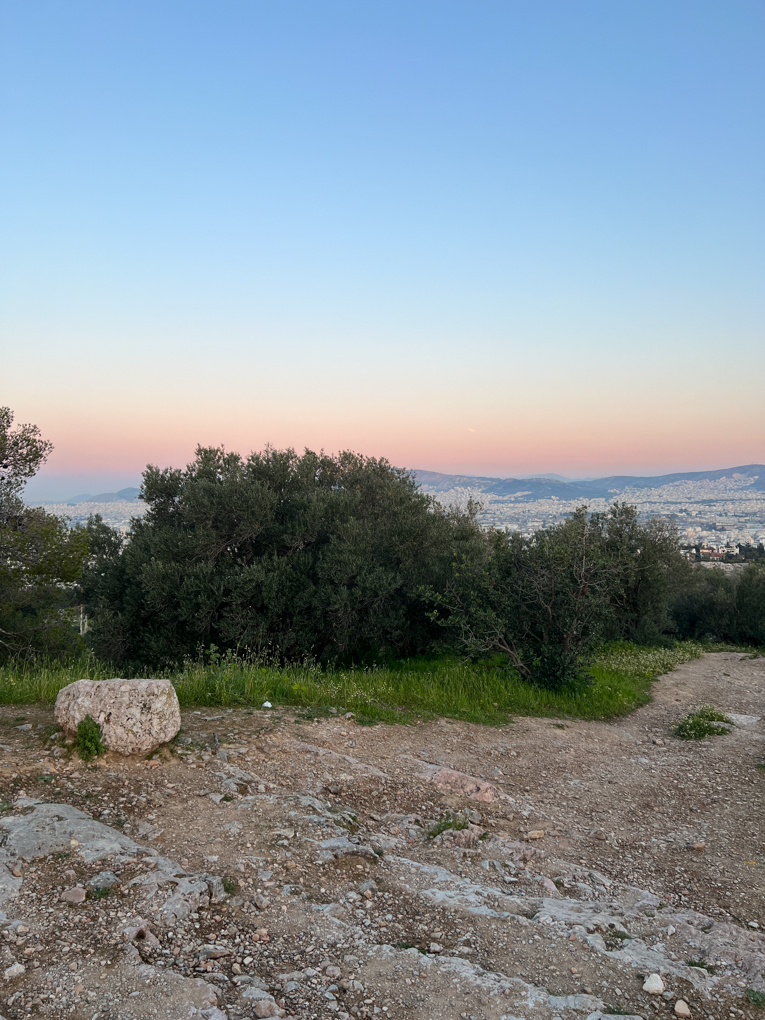
#> input picture 3/img/pano_3/1.jpg, 765 x 1020 px; its folder holds only this picture in this run
$ jupyter execute --allow-errors main.ipynb
#> lines starting #> are read from the running program, lines starting #| are printed output that depends on the picture
[cell 1]
from PIL import Image
from scipy import ndimage

import matplotlib.pyplot as plt
import numpy as np
import os
import json
import cv2

# Project 3a

[cell 2]
def read_image(path):
#> called with path = '../../img/pano_3/1.jpg'
    img = Image.open(path)
#> img is the input picture: PIL image 765x1020 RGB; mean R, G, B 132.7, 143.8, 149.8
    out = np.asarray(img, dtype=np.float64)
    out = out / out.max()
#> call 3 of read_image, with path = '../../img/stadium.jpg'
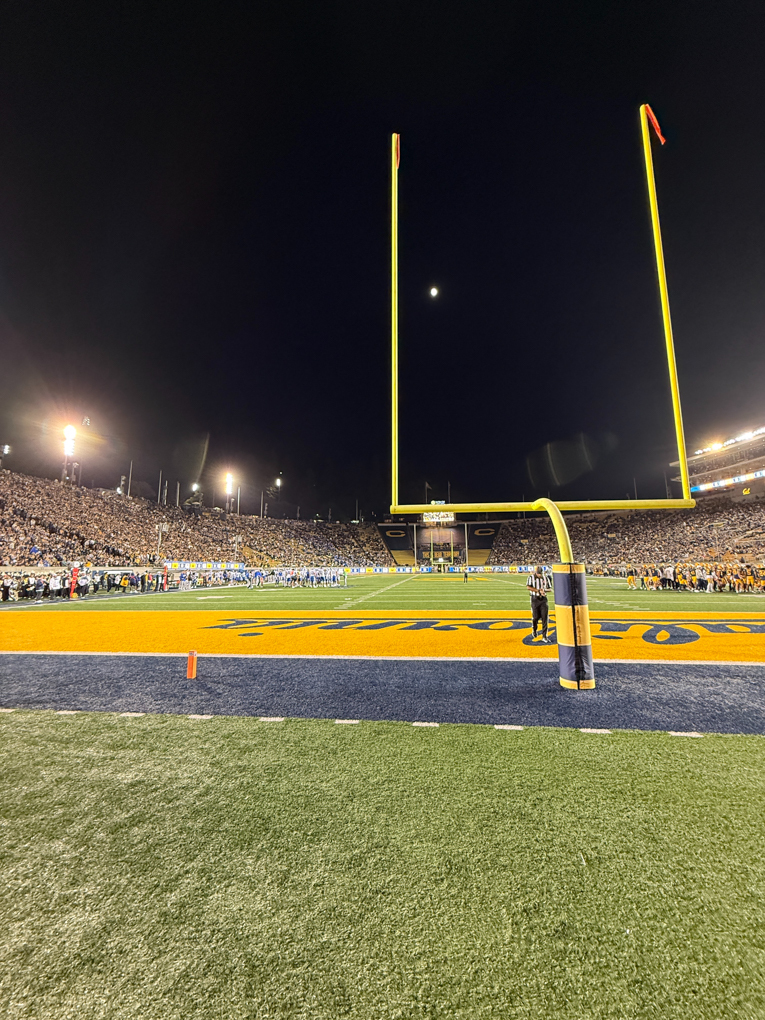
#> input picture 3/img/stadium.jpg, 765 x 1020 px
#> in read_image, img is the input picture: PIL image 765x1020 RGB; mean R, G, B 89.7, 85.3, 60.7
#> call 4 of read_image, with path = '../../img/building.jpg'
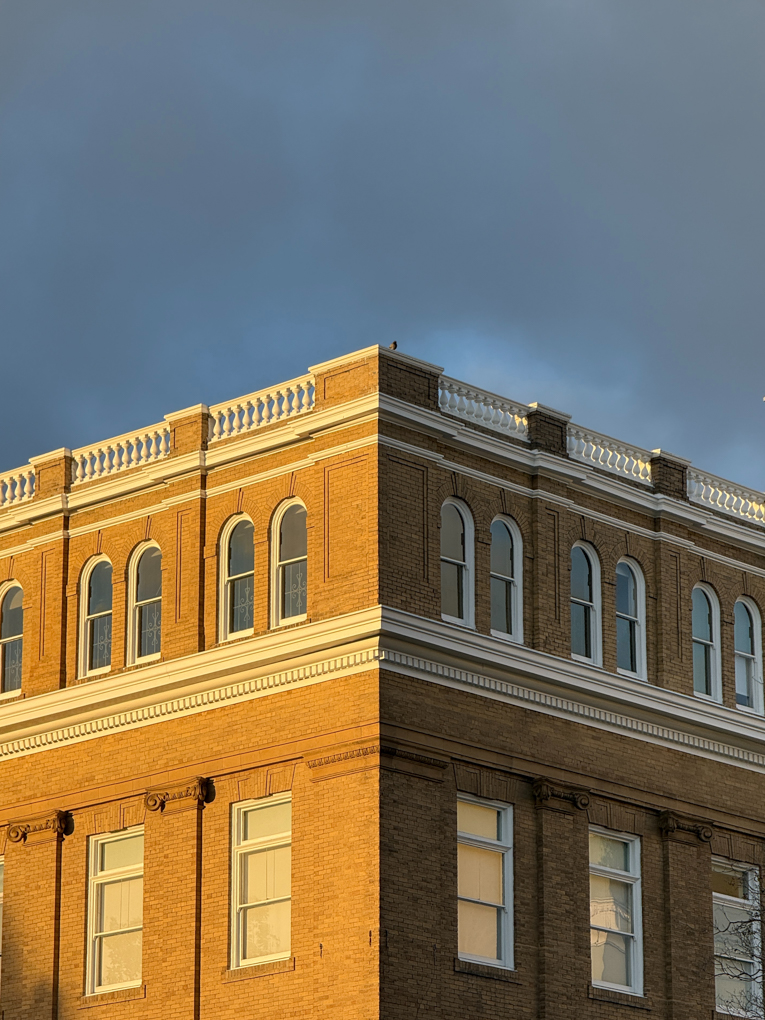
#> input picture 3/img/building.jpg, 765 x 1020 px
#> in read_image, img is the input picture: PIL image 765x1020 RGB; mean R, G, B 125, 115, 96.3
    return out

## Part 1: Shoot the Pictures

[cell 3]
set1 = "../../img/pano_3"
set2 = "../../img/pano_4"

[cell 4]
fig, axes = plt.subplots(1, 5, figsize=(16, 4))

for i, f in enumerate(os.listdir(set1)):
    axes[i].imshow(read_image(os.path.join(set1, f)))
    axes[i].axis("off")

plt.tight_layout()
plt.show()

[cell 5]
fig, axes = plt.subplots(2, 7, figsize=(16, 4))

#> (the rest of this cell did not finish here and is left out)

## Part 2: Recover Homographies

[cell 6]
def computeH(p1, p2):
    im1_pts = np.asarray(p1, dtype=np.float64)
    im2_pts = np.asarray(p2, dtype=np.float64)
    N = im1_pts.shape[0]

    # Aw = b
    A = np.zeros((2 * N, 8), dtype=np.float64)
    b = np.zeros((2 * N,), dtype=np.float64)

    for i, ((x, y), (xp, yp)) in enumerate(zip(im1_pts, im2_pts)):
        # xp = h11*x + h12*y + h13 - h31*x*xp - h32*y*xp - 1*xp
        # yp = h21*x + h22*y + h23 - h31*x*yp - h32*y*yp - 1*yp

        A[2*i, 0:3] = [x, y, 1]
        A[2*i, 6:8] = [-x * xp, -y * xp]
        b[2*i] = xp

        A[2*i+1, 3:6] = [x, y, 1]
        A[2*i+1, 6:8] = [-x * yp, -y * yp]
        b[2*i+1] = yp

    w, *_ = np.linalg.lstsq(A, b)
    H = np.reshape(np.append(w, 1), (3, 3))

    return H

#> (a cell that did not finish here is left out)

## Part 3: Warp the Images

[cell 8]
def interpolate(method, img, pts):
    x, y = pts.transpose(-1, *range(pts.ndim - 1))
    h, w = img.shape[:2]
    C = 1 if img.ndim == 2 else img.shape[2]

    if method in (0, "nn"):
        xr, yr = np.rint(x).astype(int), np.rint(y).astype(int)

        mask = (xr >= 0) & (xr < h) & (yr >= 0) & (yr < w)

        out = np.zeros((x.size, C), dtype=float)
        out[mask] = (img if C > 1 else img[..., None])[xr[mask], yr[mask]]

        return out
        # return img[xr, yr]

    elif method in (1, "bil"):
        # x_floor, x_ceil, y_floor, y_ceil
        xf, yf = np.floor(x).astype(int), np.floor(y).astype(int)
        xc, yc = xf + 1, yf + 1

        mask = (xf >= 0) & (xc < h) & (yf >= 0) & (yc < w)

        t, r, b, l = x-xf, yc-y, xc-x, y-yf # top, right, bottom, left distances
        tr, tl, bl, br = l*b, b*r, r*t, t*l # top right, top left, bottom left, bottom right weights

        out = np.zeros((x.size, C), dtype=float)
        out[mask] = (
            img[xf[mask], yf[mask]] * tl[mask][..., None] +
            img[xf[mask], yc[mask]] * tr[mask][..., None] +
            img[xc[mask], yf[mask]] * bl[mask][..., None] +
            img[xc[mask], yc[mask]] * br[mask][..., None]
        )

        return out
        # return (img[xf, yf] * tl[..., None] + img[xf, yc] * tr[..., None] + img[xc, yf] * bl[..., None] + img[xc, yc] * br[..., None])

def warp(method, img, H):
#> called with method = 1, H = array of shape (3, 3)
    h, w = img.shape[:2]
#> h = 1020; w = 765
    C = 1 if img.ndim == 2 else img.shape[2]
#> C = 3

    corners = np.array([[0, 0, h, h],
                        [0, w, w, 0],
                        [1, 1, 1, 1]], dtype=float)
    warped = H @ corners
    warped = (warped[:2] / warped[2]).T

    xy_min, xy_max = np.min(warped, axis=0), np.max(warped, axis=0)
#> xy_min = [-180.5, -217.9]; xy_max = [981.9, 847.1]

    # make output grid
    offset = np.floor(xy_min).astype(int)
#> offset = [-181, -218]
    out_hw = (np.floor(xy_max).astype(int) - offset + 1)
#> out_hw = [1163, 1066]
    out_h, out_w = int(out_hw[0]), int(out_hw[1])
#> out_h = 1163; out_w = 1066

    rr, cc = np.mgrid[0:out_h, 0:out_w]
    rr_abs, cc_abs = rr + offset[0], cc + offset[1]

    # inverse warping
    H_inv = np.linalg.inv(H)
    target = np.vstack([rr_abs.ravel(), cc_abs.ravel(), np.ones(rr_abs.size, dtype=float)])
    source = H_inv @ target
    source = (source[:2] / source[2]).T

    # interpolate
    out = np.zeros((out_h, out_w, C), dtype=float)
    interpolated = interpolate(method, img if C > 1 else img[..., None], source)
    out.reshape(-1, C)[:] = interpolated

    if img.ndim == 2:
        out = out[..., 0]

    return np.clip(out, 0, 1), offset

#> (a cell that did not finish here is left out)

[cell 10]
# rectification

img_stadium = read_image("../../img/stadium.jpg")
img_building = read_image("../../img/building.jpg")

# calculated in photoshop
coords_stadium = np.array([[109, 642], [136, 394], [510, 395], [505, 688]])
coords_building = np.array([[790, 291], [803, 232], [969, 230], [957, 291]])

target_stadium = np.array([[109, 693], [109, 394], [535, 394], [535, 693]])
target_building = np.array([[797, 291], [797, 231], [963, 231], [963, 291]])

H_stadium = computeH(coords_stadium, target_stadium)
H_building = computeH(coords_building, target_building)

[cell 11]
def plot_cycle(ax, points: np.ndarray, **kwargs):
    cycled_points = np.vstack([points, points[:1]])
    ax.plot(*cycled_points.T, **kwargs)

[cell 12]
fig, axs = plt.subplots(1, 2)
axs[0].axis("off")
axs[0].imshow(img_stadium)
plot_cycle(axs[0], coords_stadium[:, ::-1], linewidth=1, marker='.', color='white')

rectified_im0, offset_im0 = warp(1, img_stadium, H_stadium)
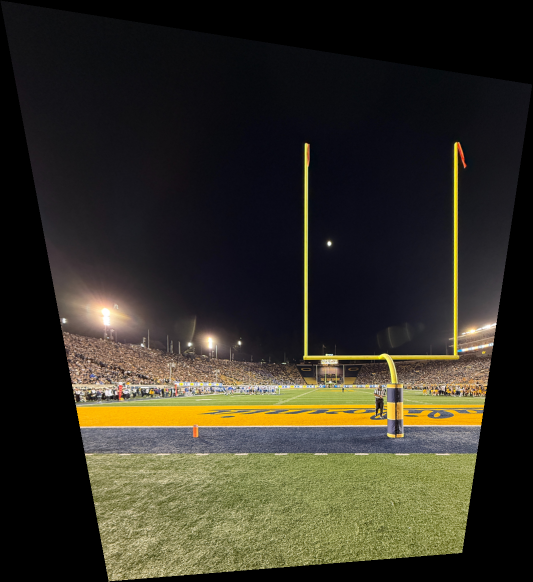
#> rectified_im0: shape (1163, 1066, 3) float64 (shown at 1/2 size); mean R, G, B 0.209, 0.197, 0.151
#> offset_im0 = [-181, -218]
axs[1].axis("off")
axs[1].imshow(rectified_im0)
plot_cycle(axs[1], (target_stadium - offset_im0)[:, ::-1], linewidth=1, marker='.', color='white')
plt.show()
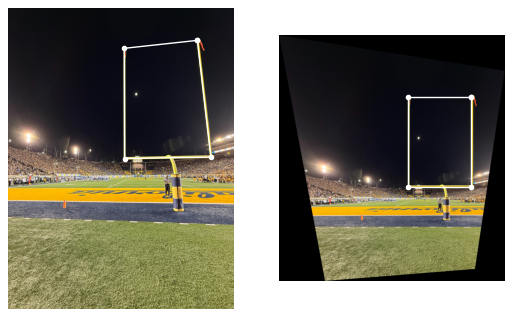
#> figure drawn by matplotlib, 2 panels

[cell 13]
fig, axs = plt.subplots(1, 2)
axs[0].axis("off")
axs[0].imshow(img_building)
plot_cycle(axs[0], coords_building[:, ::-1], linewidth=1, marker='.', color='white')

rectified_im1, offset_im1 = warp(1, img_building, H_building)
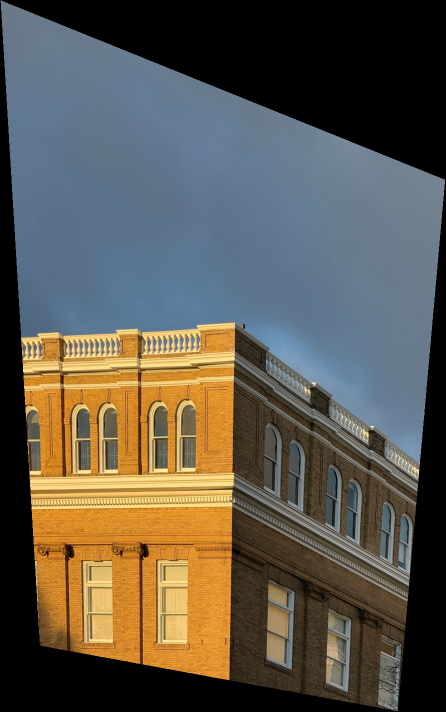
#> rectified_im1: shape (1423, 891, 3) float64 (shown at 1/2 size); mean R, G, B 0.363, 0.345, 0.302
#> offset_im1 = [-323, -84]
axs[1].axis("off")
axs[1].imshow(rectified_im1)
plot_cycle(axs[1], (target_building - offset_im1)[:, ::-1], linewidth=1, marker='.', color='white')
plt.show()
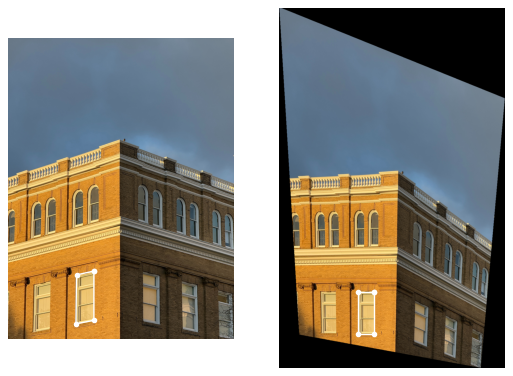
#> figure drawn by matplotlib, 2 panels

## Part 4: Image Mosiac

[cell 14]
# [30 lines left out: functions gaussian_stack, laplacian_stack, collapse_blend, not called in this run]

[cell 15]
# [52 lines left out: functions buffer_images, blending_weights, blend, not called in this run]

[cell 16]
# [9 lines left out: function mosiac, not called in this run]

#> (a cell that did not finish here is left out)

#> (a cell that did not finish here is left out)

[cell 19]
img1 = read_image("../../img/pano_5/1.jpg").astype(np.float32)
#> (the rest of this cell did not finish here and is left out)
